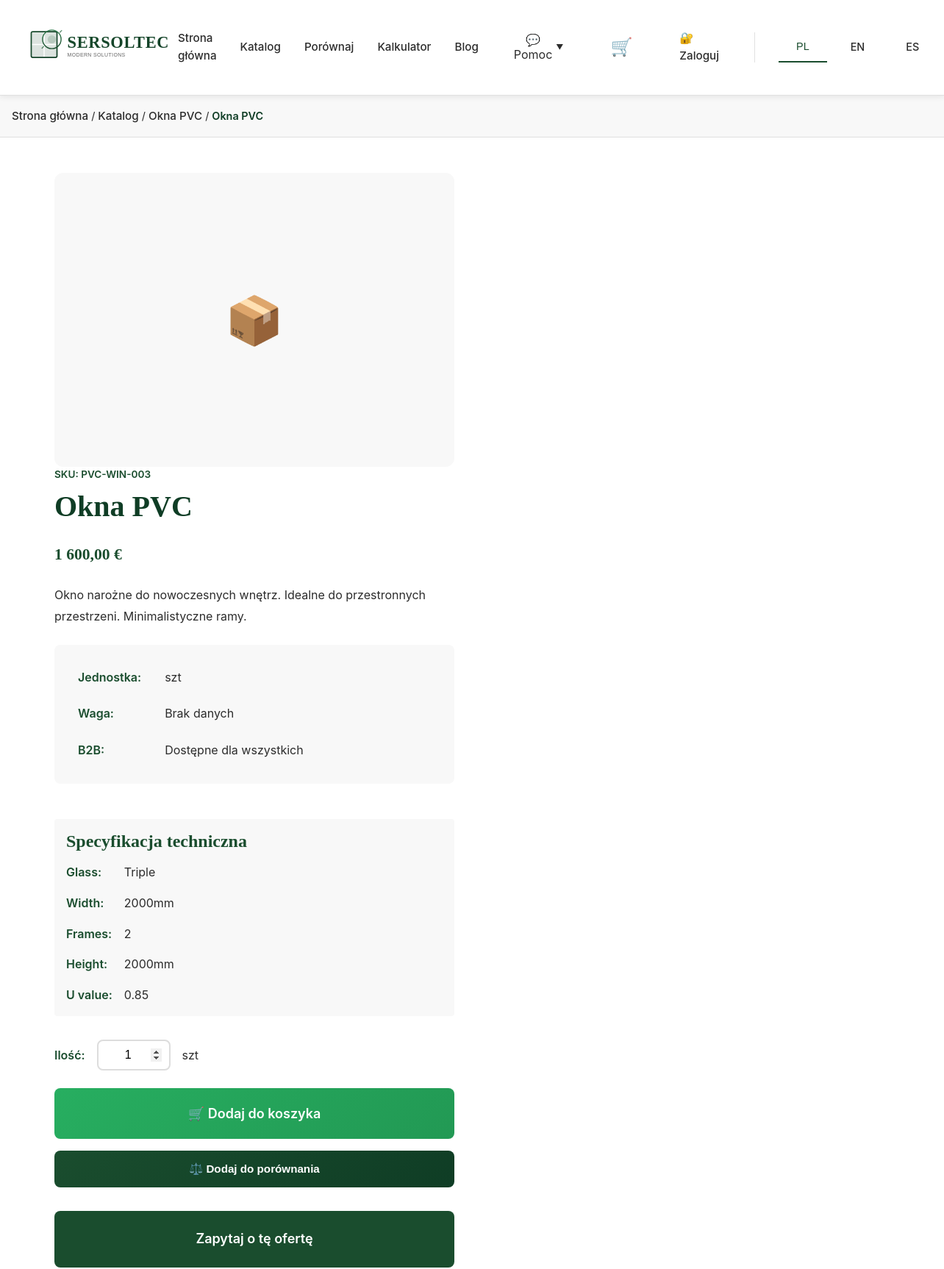
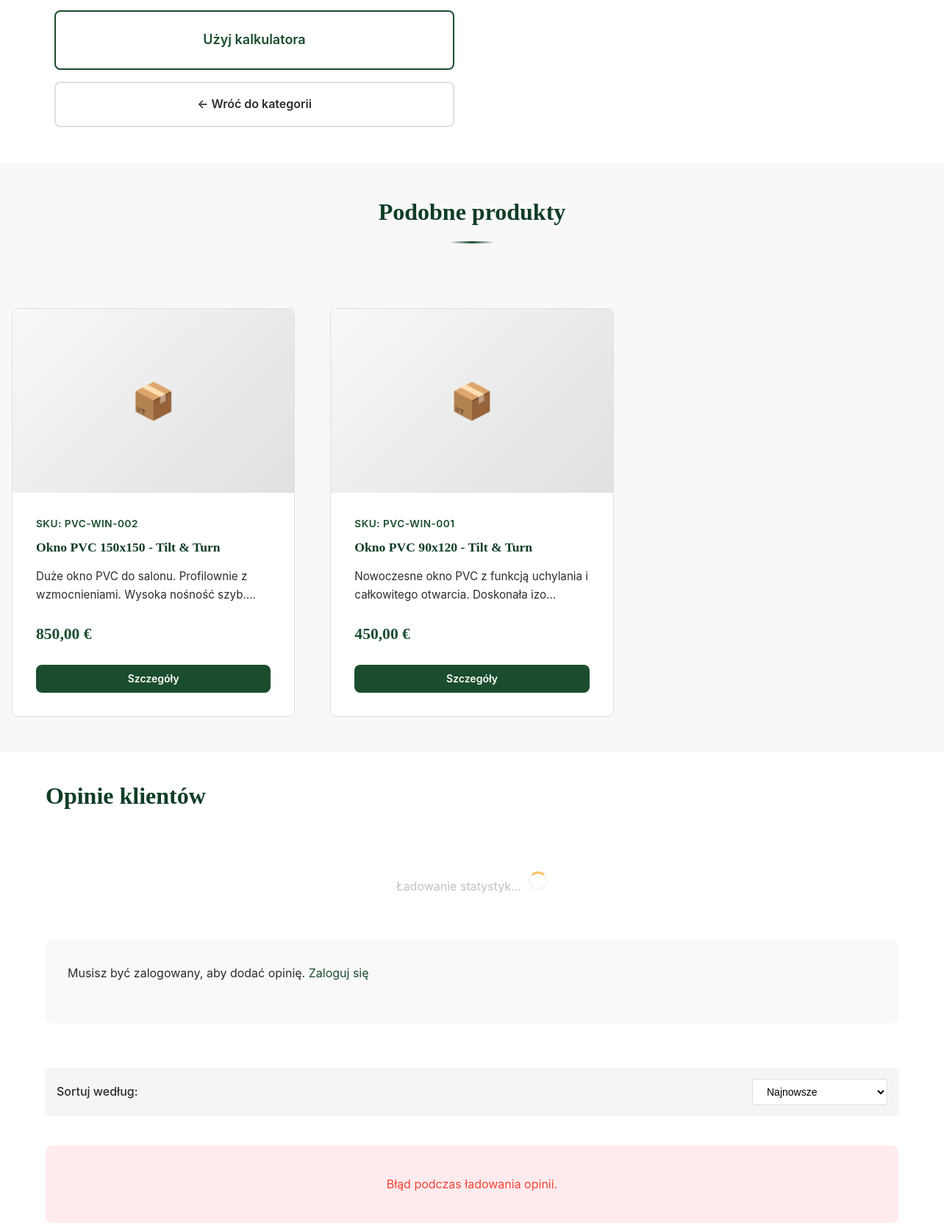
The page /pages/product-detail.php?id=3 (upper part) on the database its author committed (2 pictures, top to bottom).
### tables this page shows
CREATE TABLE `products` (
  `id` int NOT NULL AUTO_INCREMENT,
  `category_id` int NOT NULL,
  `sku` varchar(100) NOT NULL,
  `name_pl` varchar(255) NOT NULL,
  `name_en` varchar(255) NOT NULL,
  `name_es` varchar(255) NOT NULL,
  `description_pl` text,
  `description_en` text,
  `description_es` text,
  `specifications` json DEFAULT NULL,
  `price_base` decimal(10,2) DEFAULT NULL,
  `price_min` decimal(10,2) DEFAULT NULL,
  `price_max` decimal(10,2) DEFAULT NULL,
  `unit` varchar(50) DEFAULT NULL,
  `image` varchar(255) DEFAULT NULL,
  `images` json DEFAULT NULL,
  `weight` decimal(10,3) DEFAULT NULL,
  `active` tinyint DEFAULT '1',
  `b2b_only` tinyint DEFAULT '0',
  `created_at` timestamp NULL DEFAULT CURRENT_TIMESTAMP,
  `updated_at` timestamp NULL DEFAULT CURRENT_TIMESTAMP ON UPDATE CURRENT_TIMESTAMP,
  PRIMARY KEY (`id`),
  UNIQUE KEY `sku` (`sku`),
  KEY `category_id` (`category_id`),
  KEY `active` (`active`),
  CONSTRAINT `products_ibfk_1` FOREIGN KEY (`category_id`) REFERENCES `categories` (`id`) ON DELETE CASCADE
);

CREATE TABLE `categories` (
  `id` int NOT NULL AUTO_INCREMENT,
  `slug` varchar(100) NOT NULL,
  `name_pl` varchar(255) NOT NULL,
  `name_en` varchar(255) NOT NULL,
  `name_es` varchar(255) NOT NULL,
  `description_pl` text,
  `description_en` text,
  `description_es` text,
  `icon` varchar(50) DEFAULT NULL,
  `order` int DEFAULT '0',
  `active` tinyint DEFAULT '1',
  `created_at` timestamp NULL DEFAULT CURRENT_TIMESTAMP,
  PRIMARY KEY (`id`),
  UNIQUE KEY `slug` (`slug`)
);

### config.php (called while the page is built, shortened)
<?php
if (!function_exists('safe_currency_symbol')) {
    function safe_currency_symbol(): string {
        return '€';
    }
}
function getCurrentLanguage() {
    return $_SESSION['language'] ?? 'pl';
}
function t($key, $lang = null) {
    global $translations;
    if ($lang === null) {
        $lang = getCurrentLanguage();
    }
    return $translations[$lang][$key] ?? $key;
}
if (!function_exists('formatPrice')) {
    function formatPrice($price) {
        return number_format($price, 2, ',', ' ') . ' ' . safe_currency_symbol();
    }
}

### pages/product-detail.php (the view, shortened to what this page needs)
<?php
require_once '../config.php';
$current_lang = getCurrentLanguage();
$product_id = isset($_GET['id']) ? (int)$_GET['id'] : 0;
$stmt = $pdo->prepare(
    "SELECT p.*, c.name_pl, c.name_en, c.name_es, c.slug
     FROM products p
     JOIN categories c ON p.category_id = c.id
     WHERE p.id = ? AND p.active = 1"
);
$stmt->execute([$product_id]);
$product = $stmt->fetch();
$stmt = $pdo->prepare(
    "SELECT * FROM products WHERE category_id = ? AND id != ? AND active = 1 ORDER BY RAND() LIMIT 4"
);
$stmt->execute([$product['category_id'], $product_id]);
$similar_products = $stmt->fetchAll();
$specs = json_decode($product['specifications'], true) ?? [];
?>
<!DOCTYPE html>
<html lang="<?php echo $current_lang; ?>">
<head>
    <link rel="stylesheet" href="../assets/css/styles.css">
   <link rel="stylesheet" href="../assets/css/responsive.css">
    <link rel="stylesheet" href="../assets/css/chatbot-widget.css">
	<link rel="stylesheet" href="../assets/css/reviews.css">
    <link rel="stylesheet" href="https://cdnjs.cloudflare.com/ajax/libs/font-awesome/4.7.0/css/font-awesome.min.css">
</head>
<body>
<?php include '../includes/header.php'; ?>
<nav style="padding: 1rem; background: var(--color-light-gray); border-bottom: 1px solid var(--color-gray);">
    <div class="container" style="font-size: 0.9rem;">
        <a href="../index.php"><?php echo t('nav_home'); ?></a> /
        <a href="products.php"><?php echo t('nav_products'); ?></a> /
        <a href="products.php?category=<?php echo htmlspecialchars($product['slug']); ?>">
            <?php echo htmlspecialchars($product['name_' . $current_lang]); ?>
        </a> /
        <strong><?php echo htmlspecialchars(substr($product['name_' . $current_lang], 0, 50)); ?></strong>
    </div>
</nav>
<section class="product-detail">
    <div class="container" style="grid-template-columns: 1fr 1fr; gap: 3rem;">
        <div class="product-detail-image">
            <?php if ($product['image']): ?>
                <img src="../assets/images/products/<?php echo htmlspecialchars($product['image']); ?>"
                     alt="<?php echo htmlspecialchars($product['name_' . $current_lang]); ?>">
            <?php else: ?>
                <span style="font-size: 4rem;">📦</span>
            <?php endif; ?>
        </div>
        <div class="product-detail-info">
            <div style="font-size: 0.85rem; color: var(--color-primary); font-weight: 600; margin-bottom: 0.5rem;">
                <?php echo t('product_sku'); ?>: <?php echo htmlspecialchars($product['sku']); ?>
            </div>
            <h1><?php echo htmlspecialchars($product['name_' . $current_lang]); ?></h1>
            <div style="margin: 1.5rem 0;">
                <?php if ($product['price_base']): ?>
                    <div class="product-price" style="margin: 0;">
                        <?php echo formatPrice($product['price_base']); ?>
                    </div>
                <?php else: ?>
                    <div style="color: var(--color-text); font-size: 0.95rem;">
                        <?php echo t('product_contact_for_price'); ?>
                    </div>
                <?php endif; ?>
            </div>
            <div style="margin: 1.5rem 0; line-height: 1.8; color: var(--color-text);">
                <?php echo nl2br(htmlspecialchars($product['description_' . $current_lang])); ?>
            </div>
            <div class="product-meta">
                <dt><?php echo t('product_unit_label'); ?>:</dt>
                <dd><?php echo htmlspecialchars($product['unit'] ?? t('product_unit_default')); ?></dd>
                <dt><?php echo t('product_weight_label'); ?>:</dt>
                <dd><?php echo $product['weight'] ? htmlspecialchars($product['weight']) . ' kg' : t('no_data'); ?></dd>
                <dt><?php echo t('b2b_label'); ?>:</dt>
                <dd><?php echo $product['b2b_only'] ? '✓ ' . t('b2b_only') : t('available_for_all'); ?></dd>
            </div>
            <?php if ($specs): ?>
                <div style="margin: 1.5rem 0; padding: 1rem; background: var(--color-light-gray); border-radius: 4px;">
                    <h3 style="margin-bottom: 1rem; color: var(--color-primary);"><?php echo t('specifications_title'); ?></h3>
                    <dl style="display: grid; grid-template-columns: auto 1fr; gap: 1rem;">
                        <?php foreach ($specs as $key => $value): ?>
                            <dt style="font-weight: 600; color: var(--color-primary);">
                                <?php echo htmlspecialchars(ucfirst(str_replace('_', ' ', $key))); ?>:
                            </dt>
                            <dd style="margin: 0;">
                                <?php echo htmlspecialchars($value); ?>
                            </dd>
                        <?php endforeach; ?>
                    </dl>
                </div>
            <?php endif; ?>
            <div style="margin-top: 2rem;">
                <?php if ($product['price_base']): ?>
                    <form method="POST" action="../cart.php" style="margin-bottom: 1rem;">
                        <div style="display: flex; gap: 1rem; align-items: center; margin-bottom: 1.5rem;">
                            <label for="quantity" style="font-weight: 600; color: var(--color-primary);">
                                <?php echo t('quantity_label'); ?>:
                            </label>
                            <input type="number"
                                   id="quantity"
                                   name="quantity"
                                   value="1"
                                   min="1"
                                   max="999"
                                   style="width: 100px; padding: 10px; border: 2px solid #ddd; border-radius: 8px; font-size: 16px; text-align: center;">
                            <span style="color: var(--color-text);">
                                <?php echo htmlspecialchars($product['unit'] ?? t('product_unit_default')); ?>
                            </span>
                        </div>
                        <div style="display: flex; gap: 1rem; margin-bottom: 1rem;">
                            <button type="submit" class="btn btn-success btn-lg" style="flex: 2; text-align: center; font-size: 18px;">
                                🛒 <?php echo t('add_to_cart_btn'); ?>
                            </button>
                        </div>
                        <button
                            type="button"
                            class="btn-compare-detail"
                            onclick="addToComparisonDetail(<?php echo $product['id']; ?>, this)"
                            style="
                                display: inline-flex;
                                align-items: center;
                                justify-content: center;
                                gap: 8px;
                                background: linear-gradient(135deg, var(--color-primary) 0%, var(--color-primary-dark) 100%);
                                color: var(--color-white);
                                border: none;
                                padding: var(--spacing-sm) var(--spacing-lg);
                                border-radius: var(--radius-md);
                                font-size: 0.95rem;
                                font-weight: 600;
                                cursor: pointer;
                                transition: all var(--transition-normal);
                                width: 100%;
                                margin-bottom: 1rem;
                            ">
                            ⚖️ Dodaj do porównania
                        </button>
                    </form>
                <?php endif; ?>
                <div style="display: flex; gap: 1rem; flex-direction: column;">
                    <a href="contact.php?product_id=<?php echo $product['id']; ?>" class="btn btn-primary btn-lg" style="text-align: center;">
                        <?php echo t('inquire_about_offer_btn'); ?>
                    </a>
                    <a href="calculator.php" class="btn btn-secondary btn-lg" style="text-align: center;">
                        <?php echo t('use_calculator_btn'); ?>
                    </a>
                    <a href="products.php?category=<?php echo htmlspecialchars($product['slug']); ?>" class="btn btn-outline" style="text-align: center;">
                        ← <?php echo t('back_to_category_btn'); ?>
                    </a>
                </div>
            </div>
        </div>
    </div>
</section>
<?php if ($similar_products): ?>
    <section style="padding: 3rem 1rem; background: var(--color-light-gray);">
        <div class="container">
            <div class="section-header">
                <h2><?php echo t('product_similar'); ?></h2>
            </div>
            <div class="products-grid">
                <?php foreach ($similar_products as $sim_prod): ?>
                    <div class="product-card">
                        <div class="product-image">
                            <?php if ($sim_prod['image']): ?>
                                <img src="../assets/images/products/<?php echo htmlspecialchars($sim_prod['image']); ?>"
                                     alt="<?php echo htmlspecialchars($sim_prod['name_' . $current_lang]); ?>">
                            <?php else: ?>
                                <span>📦</span>
                            <?php endif; ?>
                        </div>
                        <div class="product-info">
                            <div class="product-category">
                                <?php echo t('product_sku'); ?>: <?php echo htmlspecialchars($sim_prod['sku']); ?>
                            </div>
                            <h3 class="product-name">
                                <?php echo htmlspecialchars(substr($sim_prod['name_' . $current_lang], 0, 40)); ?>
                            </h3>
                            <p class="product-desc">
                                <?php echo htmlspecialchars(substr($sim_prod['description_' . $current_lang], 0, 80)); ?>...
                            </p>
                            <?php if ($sim_prod['price_base']): ?>
                                <div class="product-price">
                                    <?php echo formatPrice($sim_prod['price_base']); ?>
                                </div>
                            <?php endif; ?>
                            <div class="product-actions">
                                <a href="product-detail.php?id=<?php echo $sim_prod['id']; ?>" class="btn btn-primary btn-sm" style="flex: 1;">
                                    <?php echo t('details_btn'); ?>
                                </a>
                            </div>
                        </div>
                    </div>
                <?php endforeach; ?>
            </div>
        </div>
    </section>
<?php endif; ?>
<?php
include '../includes/review-list.php';
?>
<?php include '../includes/footer.php'; ?>
</body>
</html>

### assets/css/responsive.css (style rules this page uses)
.product-detail { display: grid; grid-template-columns: 1fr 1fr; gap: var(--spacing-xl); padding: var(--spacing-xl) var(--spacing-lg); max-width: 1200px; margin: 0 auto; }
.product-detail-image { background: var(--color-light-gray); border-radius: var(--radius-lg); padding: var(--spacing-lg); display: flex; align-items: center; justify-content: center; min-height: 400px; }
.product-detail-info h1 { margin-bottom: var(--spacing-md); }
.product-meta { display: grid; grid-template-columns: auto 1fr; gap: var(--spacing-md) var(--spacing-lg); margin-bottom: var(--spacing-xl); padding: var(--spacing-lg); background: var(--color-light-gray); border-radius: var(--radius-md); }
.product-meta dt { font-weight: 600; color: var(--color-primary); }
.product-meta dd { margin: 0; }

### rows shown on the page
products: category.name_pl "Okna PVC", sku "PVC-WIN-003", price_base "1 600,00 €", description_pl "Okno narożne do nowoczesnych wnętrz. Idealne do przestronnych przestrzeni. Minimalistyczne ramy.", unit "szt", specifications "Triple", specifications "2000mm", specifications "2", specifications "0.85"
products: sku "PVC-WIN-002", name_pl "Okno PVC 150x150 - Tilt & Turn", description_pl "Duże okno PVC do salonu. Profilownie z wzmocnieniami. Wysoka nośność szyb.", price_base "850,00 €"
products: sku "PVC-WIN-001", name_pl "Okno PVC 90x120 - Tilt & Turn", description_pl "Nowoczesne okno PVC z funkcją uchylania i całkowitego otwarcia. Doskonała izo", price_base "450,00 €"

### other values the page prints
t('nav_home') "Strona główna"
t('nav_products') "Katalog"
t('nav_calculator') "Kalkulator"
t('nav_help') "Pomoc"
$lang_code "PL"
$lang_code "EN"
$lang_code "ES"
t('product_sku') "SKU"
t('product_unit_label') "Jednostka"
t('product_weight_label') "Waga"
t('no_data') "Brak danych"
t('b2b_label') "B2B"
t('available_for_all') "Dostępne dla wszystkich"
t('specifications_title') "Specyfikacja techniczna"
str_replace('_', ' ', $key) "Glass"
